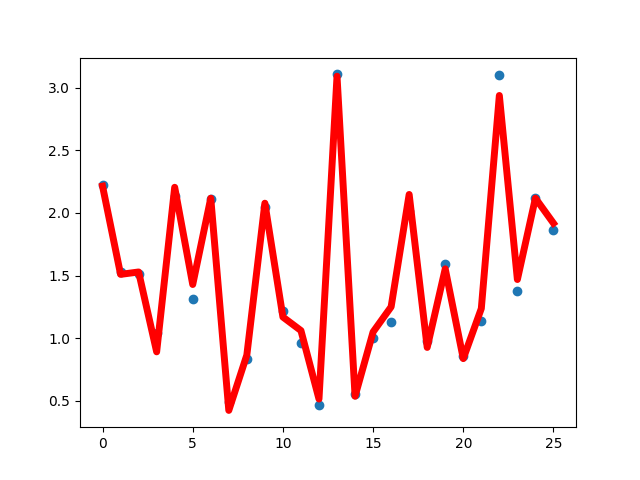

This figure's Python source:
import numpy as np
import pandas as pd
import torch
from d2l import torch as d2l
from torch import nn
from torch.utils import data
from sklearn.metrics import f1_score, roc_auc_score, recall_score, precision_score
import datetime
import random
import matplotlib.pyplot as plt


class DataSet(torch.utils.data.Dataset):
    def __init__(self, features, labels):
        assert len(features) == len(labels)
        self.features = features
        self.labels = labels

    def __getitem__(self, index):
        return (self.features[index], self.labels[index])

    def __len__(self):
        return len(self.features)


def read_data():
    path = 'non_function.csv'
    df_chunk = pd.read_csv(path, chunksize=1e6, iterator=True, sep='\t', encoding='UTF-8')
    data = pd.concat([chunk for chunk in df_chunk])

    labels = data['y']
    samples = data.drop('y', axis=1)

    return samples, labels


class ClassFuntionsModel(nn.Module):
    def __init__(self, input_size, num_hiddens):
        super(ClassFuntionsModel, self).__init__()
        self.input_size = input_size
        self.num_hiddens = num_hiddens
        self.dense = nn.Sequential(nn.Linear(3, 32), nn.ReLU(),
                                   nn.Linear(32, 16), nn.ReLU(),
                                   nn.Linear(16, 8), nn.ReLU(),
                                   nn.Linear(8, 1))

    def forward(self, inputs):
        return self.dense(inputs)


def math_function(x1, x2, x3):
    return x1 ** 2 + 2 * x2 ** 3 + x3

def write_sample_to_csv():
    list = []
    y_list = []
    for i in range(100000):
        sample = []
        y_sample = []
        x1, x2, x3 = random.randint(0, 100) / 100, (random.randint(0, 100) - 1) / 100, (
                    random.randint(0, 100) - 2) / 100
        y = math_function(x1, x2, x3)

        sample.append(x1)
        sample.append(x2)
        sample.append(x3)

        y_sample.append(y)

        list.append(sample)
        y_list.append(y_sample)

    return torch.tensor(list, dtype=torch.float32), torch.tensor(y_list, dtype=torch.float32)


def sample_test():
    list = []
    y_list = []
    for i in range(26):
        sample = []
        y_sample = []
        x1, x2, x3 = random.randint(0, 100) / 100, (random.randint(0, 100) - 1) / 100, (
                random.randint(0, 100) - 2) / 100
        y = math_function(x1, x2, x3)

        sample.append(x1)
        sample.append(x2)
        sample.append(x3)

        y_sample.append(y)

        list.append(sample)
        y_list.append(y_sample)

    return torch.tensor(list, dtype=torch.float32), torch.tensor(y_list, dtype=torch.float32)


if __name__ == "__main__":
    # def main_function():
    batch_size, lr, num_epochs = 1500, 0.0015, 200
    net = ClassFuntionsModel(3, 16)

    updater = torch.optim.SGD(net.parameters(), lr=lr)
    loss = nn.MSELoss()
    devices = d2l.try_all_gpus()
    x_train, y_train = write_sample_to_csv()

    # 加载训练数据集合
    train_dataset = DataSet(x_train, y_train)

    train_iter = torch.utils.data.DataLoader(train_dataset, batch_size=batch_size, shuffle=True, drop_last=True,
                                             num_workers=4)

    plt.ion()  # 实时打印的过程
    plt.show()
    x_test, y_test = sample_test()
    x_test = x_test.to(devices[0])
    y_test = y_test.to(devices[0])

    net.to(devices[0])
    for epoch in range(num_epochs):
        for i, (X, y) in enumerate(train_iter):
            X = X.to(devices[0])
            y = y.to(devices[0])
            y_hat = net(X)
            l = loss(y_hat, y)
            updater.zero_grad()
            l.backward()
            updater.step()

            if i % 8 == 0:
                print(f'loss {l:.5f}')

        input = torch.tensor([0.1, 0.2, 0.3], dtype=torch.float32)
        input = input.to(devices[0])
        print(f'模型产生的数据：{net(input)}, 标准：{math_function(0.1, 0.2, 0.3)}')

        if epoch % 2 == 0:
            prediction = net(x_test)
            print(f'模型产生的数据：{prediction}, y_test:{y_test}')

            plt.cla()  # 清除当前图形中的当前活动轴。其他轴不受影响
            plt.scatter(np.arange(0, 26, 1), y_test.cpu().data.numpy())  # 打印原始数据
            plt.plot(np.arange(0, 26, 1), prediction.cpu().data.numpy(), 'r-', lw=5)  # 打印预测数据
            # plt.text(0.5, 0, 'Loss=%.4f' % loss.data, fontdict={'size': 20, 'color': 'red'})  # 打印误差值
            plt.pause(0.1)  # 每次停顿0.1



    plt.ioff()
    plt.show()
